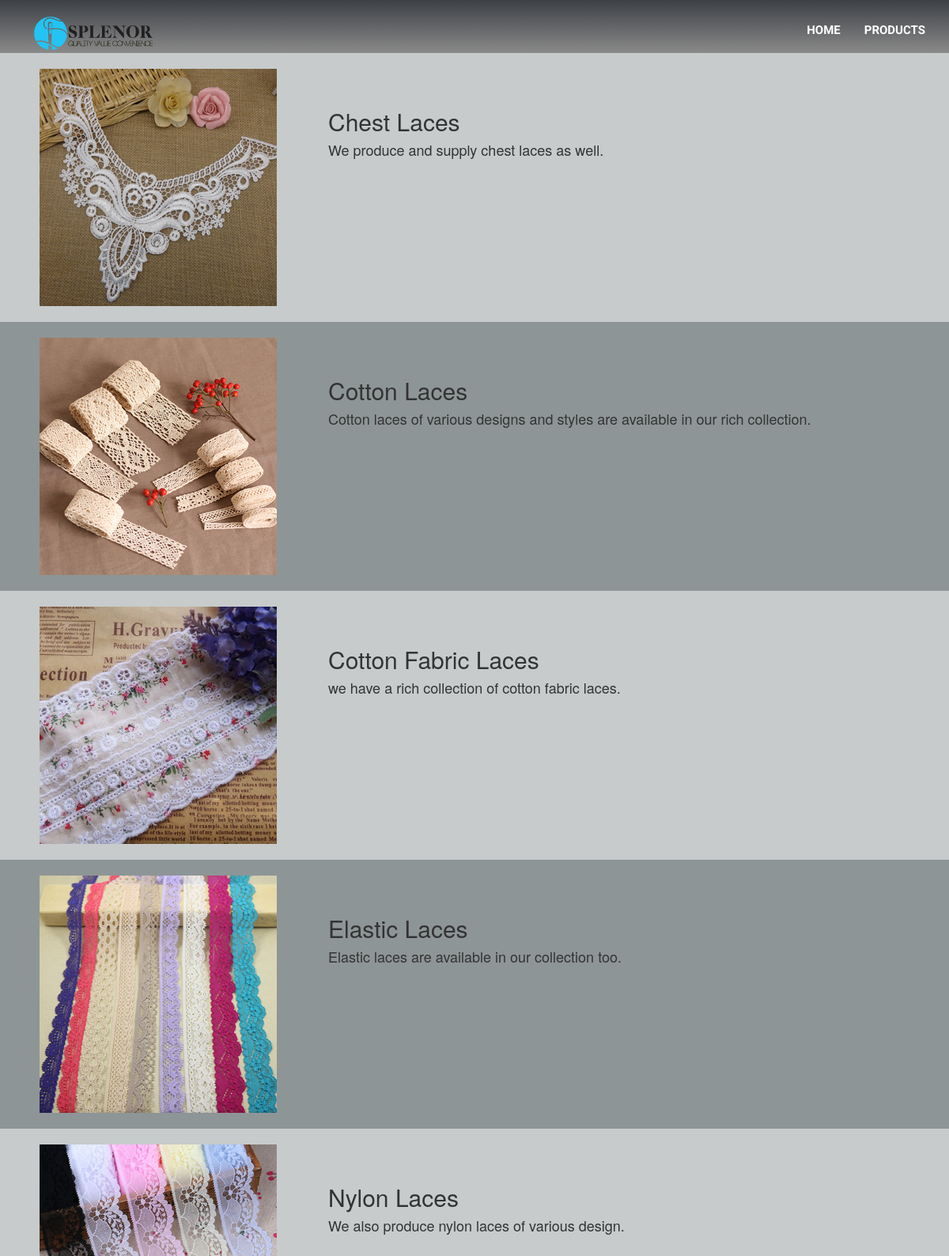
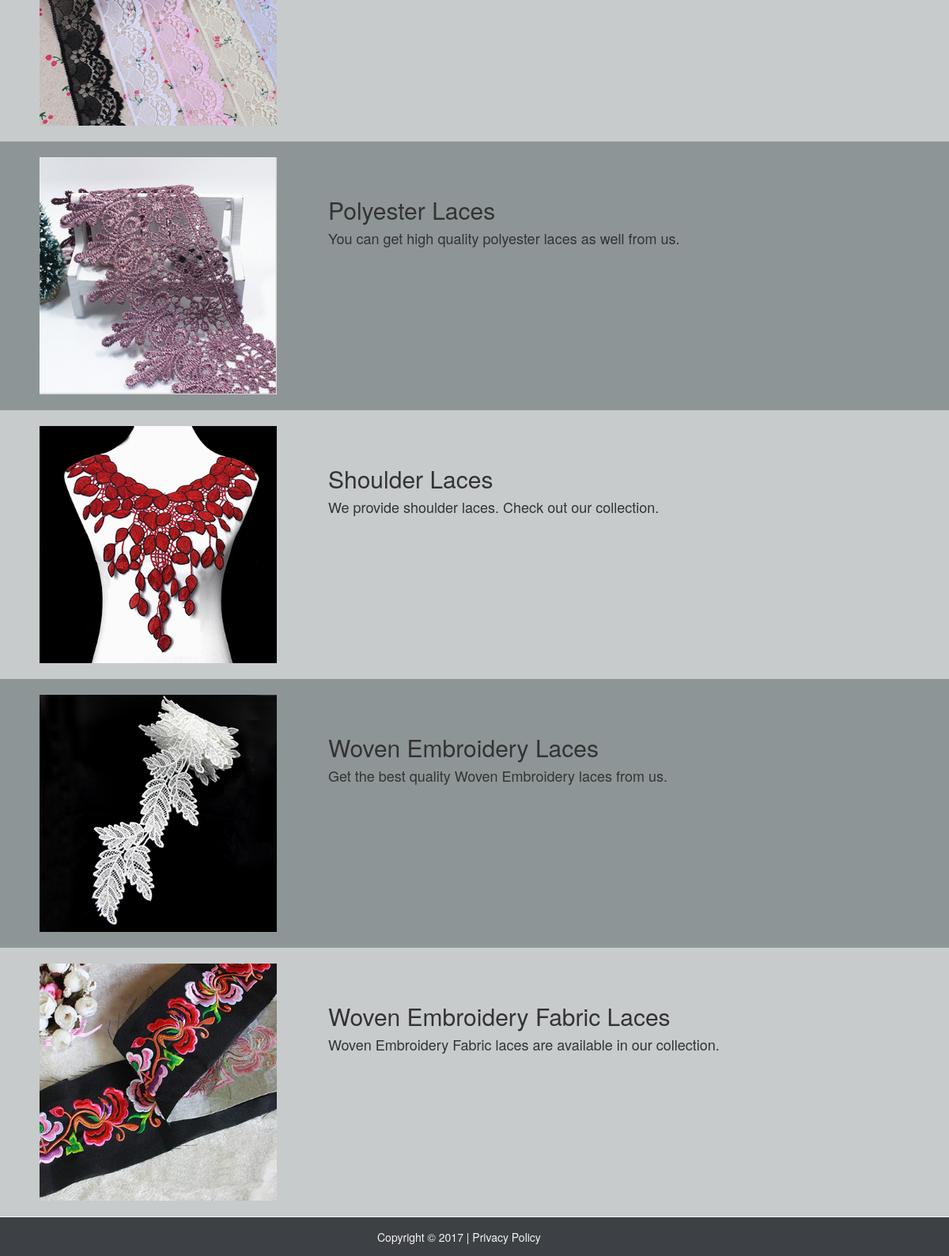
Page /home/laces/ on the committed database (2 pictures, top to bottom).
### home/models.py (models this page shows, shortened)
class Lace(models.Model):
    CATEGORIES = (
        ('Cotton', 'Cotton'),
        ('Polyester', 'Polyester'),
        ('Nylon', 'Nylon'),
        ('Elastic', 'Elastic'),
        ('Cotton Fabric', 'Cotton Fabric'),
        ('Woven Embroidery', 'Woven Embroidery'),
        ('Woven Embroidery Fabric', 'Woven Embroidery Fabric'),
        ('Chest', 'Chest'),
        ('Shoulder', 'Shoulder'),
    )
    type = models.ForeignKey(Product, default=1)
    image = models.FileField(null=True, blank=True)
    desc = models.TextField(blank=True)
    category = models.CharField(max_length=100, choices=CATEGORIES)

### home/views.py (the view)
def laces_index(request):
    laces = sorted(Lace.objects.annotate(Count('category')), key=operator.attrgetter("category"))
    return render(request, 'home/laces.html', {'laces': laces})

### home/templates/home/laces.html (shortened to what this page needs)
{% block body %}
<html lang="en">
<head>
    {% load staticfiles %}
    <link rel="stylesheet" href="https://maxcdn.bootstrapcdn.com/bootstrap/3.3.7/css/bootstrap.min.css">
    <link rel="stylesheet" href="https://maxcdn.bootstrapcdn.com/font-awesome/4.7.0/css/font-awesome.min.css">
    <link rel="stylesheet" type="text/css" href="{% static 'home/style.css' %}"/>
</head>
<body>
    <nav class="navbar navbar-default navbar-fixed-top" style="background: linear-gradient(#3d4045, #8a8a8a);">
        <div class="container">
            <div class="navbar-header">
                <a class="navbar-brand" href="{% url 'home:index' %}">
                    <img src="{% static 'home/images/logosplenor.png' %}" alt="">
                </a>
            </div>
            <div class="collapse navbar-collapse" id="newNavBar">
                <ul class="nav navbar-nav navbar-right">
                    <li class="{% block Home %}{% endblock %}">
                        <a href="{% url 'home:index' %}" class="scroll">HOME</a>
                    </li>
                    <li class="{% block product %}{% endblock %}"><a href="{% url 'home:products_index' %}" class="scroll">PRODUCTS</a></li>
                </ul>
            </div>
        </div>
    </nav>
    <div class="container-fluid" style="background-color: #c7cbcb; margin-top: 67px;">
        {% for i in laces %}
            {% if i.category == 'Chest' %}
                <div class="row">
                    <div class="col-md-4 zoom">
                        <br><img src="{{ i.image.url }}" class="img-responsive center-block" width="300" height="300"><br>
                    </div>
                    <div class="col-md-8" style="padding-top: 50px;">
                        <h2>{{ i.category }} Laces</h2>
                        <h4>{{ i.desc }}</h4>
                    </div>
                </div>
            {% endif %}
            {% if i.category == 'Cotton' %}
                <div class="row" style="background-color: #8e9596;">
                    <div class="col-md-4 zoom">
                        <br><img src="{{ i.image.url }}" class="img-responsive center-block" width="300" height="300"><br>
                    </div>
                    <div class="col-md-8" style="padding-top: 50px;">
                        <h2>{{ i.category }} Laces</h2>
                        <h4>{{ i.desc }}</h4>
                    </div>
                </div>
            {% endif %}
            {% if i.category == 'Cotton Fabric' %}
                <div class="row">
                    <div class="col-md-4 zoom">
                        <br><img src="{{ i.image.url }}" class="img-responsive center-block" width="300" height="300"><br>
                    </div>
                    <div class="col-md-8" style="padding-top: 50px;">
                        <h2>{{ i.category }} Laces</h2>
                        <h4>{{ i.desc }}</h4>
                    </div>
                </div>
            {% endif %}
            {% if i.category == 'Elastic' %}
                <div class="row" style="background-color: #8e9596;">
                    <div class="col-md-4 zoom">
                        <br><img src="{{ i.image.url }}" class="img-responsive center-block" width="300" height="300"><br>
                    </div>
                    <div class="col-md-8" style="padding-top: 50px;">
                        <h2>{{ i.category }} Laces</h2>
                        <h4>{{ i.desc }}</h4>
                    </div>
                </div>
            {% endif %}
            {% if i.category == 'Nylon' %}
                <div class="row">
                    <div class="col-md-4 zoom">
                        <br><img src="{{ i.image.url }}" class="img-responsive center-block" width="300" height="300"><br>
                    </div>
                    <div class="col-md-8" style="padding-top: 50px;">
                        <h2>{{ i.category }} Laces</h2>
                        <h4>{{ i.desc }}</h4>
                    </div>
                </div>
            {% endif %}
            {% if i.category == 'Polyester' %}
                <div class="row" style="background-color: #8e9596;">
                    <div class="col-md-4 zoom">
                        <br><img src="{{ i.image.url }}" class="img-responsive center-block" width="300" height="300"><br>
                    </div>
                    <div class="col-md-8" style="padding-top: 50px;">
                        <h2>{{ i.category }} Laces</h2>
                        <h4>{{ i.desc }}</h4>
                    </div>
                </div>
            {% endif %}
            {% if i.category == 'Shoulder' %}
                <div class="row">
                    <div class="col-md-4 zoom">
                        <br><img src="{{ i.image.url }}" class="img-responsive center-block" width="300" height="300"><br>
                    </div>
                    <div class="col-md-8" style="padding-top: 50px;">
                        <h2>{{ i.category }} Laces</h2>
                        <h4>{{ i.desc }}</h4>
                    </div>
                </div>
            {% endif %}
            {% if i.category == 'Woven Embroidery' %}
                <div class="row" style="background-color: #8e9596;">
                    <div class="col-md-4 zoom">
                        <br><img src="{{ i.image.url }}" class="img-responsive center-block" width="300" height="300"><br>
                    </div>
                    <div class="col-md-8" style="padding-top: 50px;">
                        <h2>{{ i.category }} Laces</h2>
                        <h4>{{ i.desc }}</h4>
                    </div>
                </div>
            {% endif %}
            {% if i.category == 'Woven Embroidery Fabric' %}
                <div class="row">
                    <div class="col-md-4 zoom">
                        <br><img src="{{ i.image.url }}" class="img-responsive center-block" width="300" height="300"><br>
                    </div>
                    <div class="col-md-8" style="padding-top: 50px;">
                        <h2>{{ i.category }} Laces</h2>
                        <h4>{{ i.desc }}</h4>
                    </div>
                </div>
            {% endif %}
        {% endfor %}
        <div style="margin-left: -20px; margin-right: -15px;">
            <footer class="footer-default" style="padding-left: 40%; border-top: 1px solid #f5f5f5; background: #3D4045; height: 50px;">
                <p style="padding-top: 15px; color: #f5f5f5;">Copyright &copy; 2017 | Privacy Policy</p>
            </footer>
        </div>
    </div>
</body>
</html>
{% endblock %}

### home/static/home/style.css (style rules this page uses)
.navbar { border-bottom: 0px; }
.navbar-default { background-color: transparent; height: 67px; transition: all 0.4s ease; }
.navbar-default .navbar-nav > li > a { padding-top: 28px; color: #ffffff; height: 66px; font-family: Roboto; font-weight: bold; font-size: 15px; }

### home/templates/home/laces.html (style rules this page uses)
.zoom img { border: 0px solid #7f7f82; -moz-transition: all 0.3s; -webkit-transition: all 0.3s; transition: all 0.3s; }

### rows in the picture
Lace: image (picture), category "Chest", desc "We produce and supply chest laces as well."
Lace: image (picture), category "Cotton", desc "Cotton laces of various designs and styles are available in our rich collection."
Lace: image (picture), category "Cotton Fabric", desc "we have a rich collection of cotton fabric laces."
Lace: image (picture), category "Elastic", desc "Elastic laces are available in our collection too."
Lace: image (picture), category "Nylon", desc "We also produce nylon laces of various design."
Lace: image (picture), category "Polyester", desc "You can get high quality polyester laces as well from us."
Lace: image (picture), category "Shoulder", desc "We provide shoulder laces. Check out our collection."
Lace: image (picture), category "Woven Embroidery", desc "Get the best quality Woven Embroidery laces from us."
Lace: image (picture), category "Woven Embroidery Fabric", desc "Woven Embroidery Fabric laces are available in our collection."
